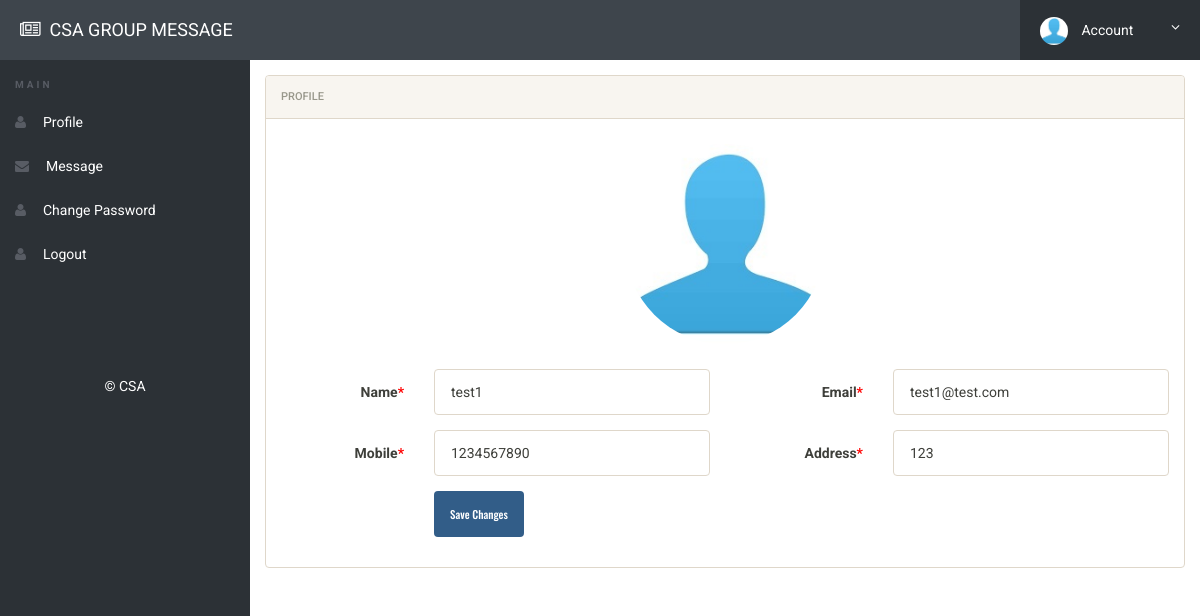
Screenshot of /profile.php (signed in) with the database file from the repository.
### tables this page shows
CREATE TABLE `users` (
  `id` int(11) NOT NULL,
  `name` varchar(50) NOT NULL,
  `email` varchar(50) NOT NULL,
  `password` varchar(50) NOT NULL,
  `gender` varchar(50) NOT NULL,
  `mobile` varchar(50) NOT NULL,
  `designation` varchar(50) NOT NULL,
  `image` varchar(50) NOT NULL,
  `status` int(10) NOT NULL
);

### profile.php (the view, shortened to what this page needs)
<?php
include('includes/config.php');
if (strlen($_SESSION['alogin']) == 0) {
	header('location:index.php');
} else {
?>
	<!doctype html>
	<html lang="en" class="no-js">
	<head>
		<link rel="stylesheet" href="css/font-awesome.min.css">
		<link rel="stylesheet" href="css/bootstrap.min.css">
		<link rel="stylesheet" href="css/dataTables.bootstrap.min.css">
		<link rel="stylesheet" href="css/bootstrap-social.css">
		<link rel="stylesheet" href="css/bootstrap-select.css">
		<link rel="stylesheet" href="css/fileinput.min.css">
		<link rel="stylesheet" href="css/awesome-bootstrap-checkbox.css">
		<link rel="stylesheet" href="css/style.css">
	</head>
	<body>
		<?php
		$email = $_SESSION['alogin'];
		$sql = "SELECT * from users where email = '$email'";
		$results = $conn->query($sql);
		$result = $results->fetch_assoc();
		?>
		<?php include('includes/header.php'); ?>
		<div class="ts-main-content">
			<?php include('includes/leftbar.php'); ?>
			<div class="content-wrapper">
				<div class="container-fluid">
					<div class="row">
						<div class="col-md-12">
							<div class="row">
								<div class="col-md-12">
									<div class="panel panel-default">
										<div class="panel-heading"><?php echo 'Profile'; ?></div>
										<div class="panel-body">
											<form method="post" class="form-horizontal" enctype="multipart/form-data">
												<div class="form-group">
													<div class="col-sm-4">
													</div>
													<div class="col-sm-4 text-center">
														<img src="images/<?php echo htmlentities($result['image']); ?>" style="width:200px; border-radius:50%; margin:10px;">
													</div>
													<div class="col-sm-4">
													</div>
												</div>
												<div class="form-group">
													<label class="col-sm-2 control-label">Name<span style="color:red">*</span></label>
													<div class="col-sm-4">
														<input type="text" name="name" class="form-control" required value="<?php echo htmlentities($result['name']); ?>">
													</div>
													<label class="col-sm-2 control-label">Email<span style="color:red">*</span></label>
													<div class="col-sm-4">
														<input type="email" name="email" class="form-control" required value="<?php echo htmlentities($result['email']); ?>">
													</div>
												</div>
												<div class="form-group">
													<label class="col-sm-2 control-label">Mobile<span style="color:red">*</span></label>
													<div class="col-sm-4">
														<input type="text" name="mobile" class="form-control" required value="<?php echo htmlentities($result['mobile']); ?>">
													</div>
													<label class="col-sm-2 control-label">Address<span style="color:red">*</span></label>
													<div class="col-sm-4">
														<input type="text" name="designation" class="form-control" required value="<?php echo htmlentities($result['designation']); ?>">
													</div>
												</div>
												<div class="form-group">
													<div class="col-sm-8 col-sm-offset-2">
														<button class="btn btn-primary" name="submit" type="submit">Save Changes</button>
													</div>
												</div>
											</form>
										</div>
									</div>
								</div>
							</div>
						</div>
					</div>
				</div>
			</div>
		</div>
	</body>
	</html>
<?php } ?>

### css/style.css (style rules this page uses)
html { font-size: 14px; }
@media only screen and (min-width: 480px) { html { font-size: 17px; } }
@media only screen and (min-width: 768px) { html { font-size: 14px; } }
body { font-size: 1em; }
.btn { font-family: 'Oswald', sans-serif; }
.panel { overflow: hidden; }
.btn { text-transform: none; }
.ts-main-content .content-wrapper { padding-top: 15px; margin-top: 60px; }
@media only screen and (min-width: 992px) { .ts-main-content .content-wrapper { margin-left: 250px; } }

### rows the page displays
users: image (picture), name "test1", email "test1@test.com", mobile "1234567890", designation "123"
